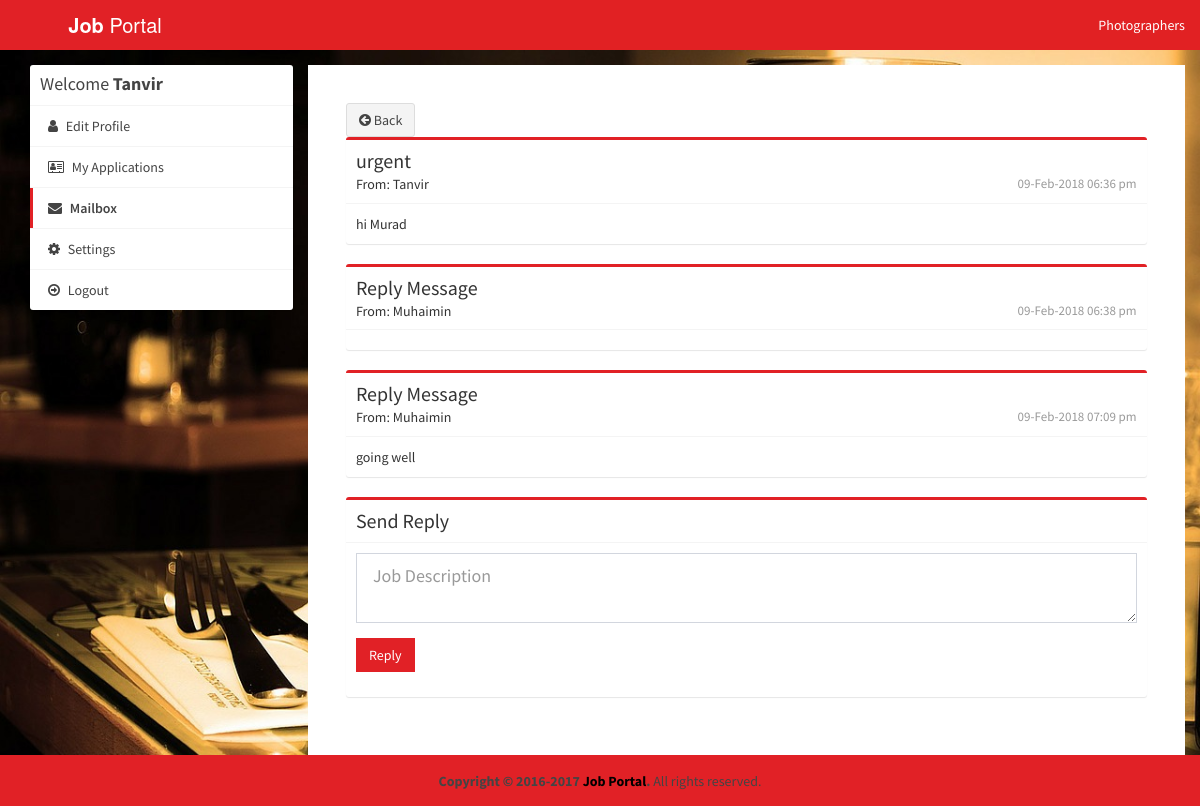
Page /user/read-mail.php?id_mail=2 (signed in) on the committed database.
### tables this page shows
CREATE TABLE `mailbox` (
  `id_mailbox` int(11) NOT NULL,
  `id_fromuser` int(11) NOT NULL,
  `fromuser` varchar(255) NOT NULL,
  `id_touser` int(11) NOT NULL,
  `subject` varchar(255) NOT NULL,
  `message` text NOT NULL,
  `createdAt` timestamp NOT NULL DEFAULT CURRENT_TIMESTAMP,
  `touser` varchar(50) DEFAULT NULL
);

CREATE TABLE `users` (
  `id_user` int(11) NOT NULL,
  `firstname` varchar(255) NOT NULL,
  `lastname` varchar(255) NOT NULL,
  `email` varchar(255) NOT NULL,
  `password` varchar(255) NOT NULL,
  `address` text,
  `city` varchar(255) DEFAULT NULL,
  `state` varchar(255) DEFAULT NULL,
  `contactno` varchar(255) DEFAULT NULL,
  `qualification` varchar(255) DEFAULT NULL,
  `stream` varchar(255) DEFAULT NULL,
  `passingyear` varchar(255) DEFAULT NULL,
  `dob` varchar(255) DEFAULT NULL,
  `age` varchar(255) DEFAULT NULL,
  `designation` varchar(255) DEFAULT NULL,
  `resume` varchar(255) DEFAULT NULL,
  `hash` varchar(255) DEFAULT NULL,
  `active` int(11) NOT NULL DEFAULT '0',
  `aboutme` text,
  `skills` text
);

CREATE TABLE `reply_mailbox` (
  `id_reply` int(11) NOT NULL,
  `id_mailbox` int(11) NOT NULL,
  `id_user` int(11) NOT NULL,
  `usertype` varchar(255) NOT NULL,
  `message` text NOT NULL,
  `createdAt` timestamp NOT NULL DEFAULT CURRENT_TIMESTAMP
);

CREATE TABLE `photographers` (
  `id_company` int(11) NOT NULL,
  `name` varchar(255) NOT NULL,
  `companyname` varchar(255) NOT NULL,
  `country` varchar(255) NOT NULL,
  `state` varchar(255) NOT NULL,
  `city` varchar(255) NOT NULL,
  `contactno` varchar(255) NOT NULL,
  `website` varchar(255) NOT NULL,
  `email` varchar(255) NOT NULL,
  `password` varchar(255) NOT NULL,
  `aboutme` varchar(255) DEFAULT NULL,
  `logo` varchar(255) NOT NULL,
  `createdAt` timestamp NOT NULL DEFAULT CURRENT_TIMESTAMP,
  `active` int(11) NOT NULL DEFAULT '2'
);

### user/read-mail.php (the view, shortened to what this page needs)
<?php
require_once("../db.php");
$sql = "SELECT * FROM mailbox WHERE id_mailbox='$_GET[id_mail]' AND (id_fromuser='$_SESSION[id_user]' OR id_touser='$_SESSION[id_user]')";
$result = $conn->query($sql);
if($result->num_rows >  0 ){
  $row = $result->fetch_assoc();
  if($row['fromuser'] == "company") {
    $sql1 = "SELECT * FROM photographers WHERE id_company='$row[id_fromuser]'";
    $result1 = $conn->query($sql1);
    if($result1->num_rows >  0 ){
      $rowCompany = $result1->fetch_assoc();
    }
    $sql2 = "SELECT * FROM users WHERE id_user='$row[id_touser]'";
    $result2 = $conn->query($sql2);
    if($result2->num_rows >  0 ){
      $rowUser = $result2->fetch_assoc();
    }
  } else {
    $sql1 = "SELECT * FROM photographers WHERE id_company='$row[id_touser]'";
    $result1 = $conn->query($sql1);
    if($result1->num_rows >  0 ){
      $rowCompany = $result1->fetch_assoc();
    }
    $sql2 = "SELECT * FROM users WHERE id_user='$row[id_fromuser]'";
    $result2 = $conn->query($sql2);
    if($result2->num_rows >  0 ){
      $rowUser = $result2->fetch_assoc();
    }
  }
}
?>
<!DOCTYPE html>
<html>
<head>
  <link rel="stylesheet" href="https://cdnjs.cloudflare.com/ajax/libs/twitter-bootstrap/3.3.7/css/bootstrap.min.css">
  <link rel="stylesheet" href="https://cdnjs.cloudflare.com/ajax/libs/font-awesome/4.7.0/css/font-awesome.min.css">
  <link rel="stylesheet" href="https://cdnjs.cloudflare.com/ajax/libs/ionicons/2.0.1/css/ionicons.min.css">
  <link rel="stylesheet" href="../css/AdminLTE.min.css">
  <link rel="stylesheet" href="../css/_all-skins.min.css">
  <link rel="stylesheet" href="../css/custom.css">
  <link rel="stylesheet" href="https://cdn.datatables.net/1.10.15/css/jquery.dataTables.min.css">
</head>
<body class="hold-transition skin-green sidebar-mini">
<div class="wrapper">
  <header class="main-header">
    <a href="index.php" class="logo logo-bg">
      <span class="logo-lg"><b>Job</b> Portal</span>
    </a>
    <nav class="navbar navbar-static-top">
      <div class="navbar-custom-menu">
        <ul class="nav navbar-nav">
          <li>
            <a href="../photographers.php">Photographers</a>
          </li>
        </ul>
      </div>
    </nav>
  </header>
  <div class="content-wrapper" style="margin-left: 0px;">
    <section id="candidates" class="content-header">
      <div class="container">
        <div class="row">
          <div class="col-md-3">
            <div class="box box-solid">
              <div class="box-header with-border">
                <h3 class="box-title">Welcome <b><?php echo $_SESSION['name']; ?></b></h3>
              </div>
              <div class="box-body no-padding">
                <ul class="nav nav-pills nav-stacked">
                  <li><a href="edit-profile.php"><i class="fa fa-user"></i> Edit Profile</a></li>
                  <li><a href="index.php"><i class="fa fa-address-card-o"></i> My Applications</a></li>
                  <li class="active"><a href="mailbox.php"><i class="fa fa-envelope"></i> Mailbox</a></li>
                  <li><a href="settings.php"><i class="fa fa-gear"></i> Settings</a></li>
                  <li><a href="../logout.php"><i class="fa fa-arrow-circle-o-right"></i> Logout</a></li>
                </ul>
              </div>
            </div>
          </div>
          <div class="col-md-9 bg-white padding-2">
          <section class="content">
            <div class="row">
              <div class="col-md-12">
                <a href="mailbox.php" class="btn btn-default"><i class="fa fa-arrow-circle-left"></i> Back</a>
                <div class="box box-primary">
                  <div class="box-body no-padding">
                    <div class="mailbox-read-info">
                      <h3><?php echo $row['subject']; ?></h3>
                      <h5>From: <?php if($row['fromuser'] == "company") { echo $rowCompany['companyname']; } else { echo $rowUser['firstname']; } ?>
                        <span class="mailbox-read-time pull-right"><?php echo date("d-M-Y h:i a", strtotime($row['createdAt'])); ?></span></h5>
                    </div>
                    <div class="mailbox-read-message">
                      <?php echo stripcslashes($row['message']); ?>
                    </div>
                  </div>
                </div>
                <?php
                $sqlReply = "SELECT * FROM reply_mailbox WHERE id_mailbox='$_GET[id_mail]'";
                $resultReply = $conn->query($sqlReply);
                if($resultReply->num_rows > 0) {
                  while($rowReply =  $resultReply->fetch_assoc()) {
                    ?>
                  <div class="box box-primary">
                    <div class="box-body no-padding">
                      <div class="mailbox-read-info">
                        <h3>Reply Message</h3>
                        <h5>From: <?php if($rowReply['usertype'] == "company") { echo $rowCompany['companyname']; } else { echo $rowUser['firstname']; } ?>
                          <span class="mailbox-read-time pull-right"><?php echo date("d-M-Y h:i a", strtotime($rowReply['createdAt'])); ?></span></h5>
                      </div>
                      <div class="mailbox-read-message">
                        <?php echo stripcslashes($rowReply['message']); ?>
                      </div>
                    </div>
                  </div>
                    <?php
                  }
                }
                ?>
                <div class="box box-primary">
                  <div class="box-body no-padding">
                    <div class="mailbox-read-info">
                      <h3>Send Reply</h3>
                    </div>
                    <div class="mailbox-read-message">
                      <form action="reply-mailbox.php" method="post">
                        <div class="form-group">
                          <textarea class="form-control input-lg" id="description" name="description" placeholder="Job Description"></textarea>
                        </div>
                        <div class="form-group">
                          <button type="submit" class="btn btn-flat btn-success">Reply</button>
                        </div>
                      </form>
                    </div>
                  </div>
                </div>
              </div>
            </div>
          </section>
          </div>
        </div>
      </div>
    </section>
  </div>
  <footer class="main-footer" style="margin-left: 0px;">
    <div class="text-center">
      <strong>Copyright &copy; 2016-2017 <a href="learningfromscratch.online">Job Portal</a>.</strong> All rights
    reserved.
    </div>
  </footer>
</div>
</body>
</html>

### css/custom.css (style rules this page uses)
.logo-bg { background-color: #E12126 !important; }
.padding-2 { padding: 2%; }
.bg-white { background-color: #fff; }

### rows in the picture
mailbox: subject "urgent", createdAt "09-Feb-2018 06:36 pm", message "hi Murad"
users: firstname "Tanvir"
reply_mailbox: createdAt "09-Feb-2018 06:38 pm"
photographers: companyname "Muhaimin"
reply_mailbox: createdAt "09-Feb-2018 07:09 pm", message "going well"

### other values in the picture
$_SESSION['name'] "Tanvir"
